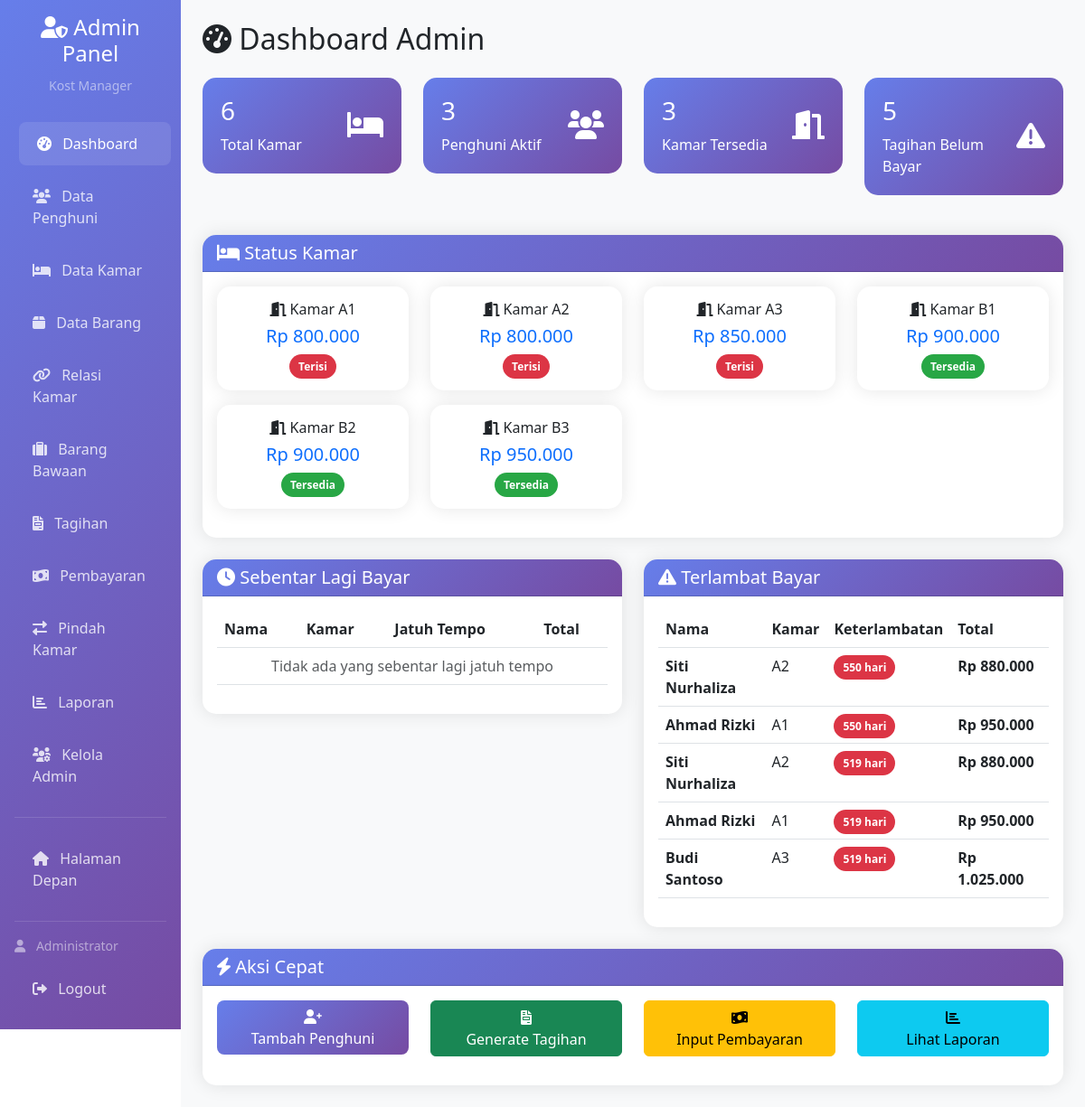
The app's page /admin/index.php (signed in) with its own data.
### tables this page shows
CREATE TABLE IF NOT EXISTS tb_kamar (
    id INT AUTO_INCREMENT PRIMARY KEY,
    nomor VARCHAR(10) NOT NULL UNIQUE,
    harga DECIMAL(10,2) NOT NULL,
    created_at TIMESTAMP DEFAULT CURRENT_TIMESTAMP,
    updated_at TIMESTAMP DEFAULT CURRENT_TIMESTAMP ON UPDATE CURRENT_TIMESTAMP
);

### admin/index.php (the view, shortened to what the rows shown need)
<?php
include '../database/config.php';
?>
<!DOCTYPE html>
<html lang="id">
<head>
    <link href="https://cdn.jsdelivr.net/npm/bootstrap@5.3.0/dist/css/bootstrap.min.css" rel="stylesheet">
    <link href="https://cdnjs.cloudflare.com/ajax/libs/font-awesome/6.0.0/css/all.min.css" rel="stylesheet">
</head>
<body>
    <div class="container-fluid">
        <div class="row">
            <div class="col-md-9 col-lg-10 main-content p-4">
                <div class="row">
                    <div class="col-12">
                        <h2 class="mb-4"><i class="fas fa-tachometer-alt"></i> Dashboard Admin</h2>
                    </div>
                </div>
                <div class="row mb-4">
                    <div class="col-12">
                        <div class="card">
                            <div class="card-body">
                                <div class="row">
                                    <?php
                                    $query_kamar_status = "SELECT k.*,
                                                          CASE WHEN kp.id IS NULL THEN 'Tersedia' ELSE 'Terisi' END as status
                                                          FROM tb_kamar k
                                                          LEFT JOIN tb_kmr_penghuni kp ON k.id = kp.id_kamar AND kp.tgl_keluar IS NULL
                                                          ORDER BY k.nomor";
                                    $result_kamar_status = mysqli_query($conn, $query_kamar_status);
                                    while ($kamar = mysqli_fetch_assoc($result_kamar_status)) {
                                        $status_class = $kamar['status'] == 'Tersedia' ? 'status-tersedia' : 'status-terisi';
                                        $card_class = $kamar['status'] == 'Tersedia' ? 'border-success' : 'border-danger';
                                        ?>
                                        <div class="col-md-3 mb-3">
                                            <div class="card h-100 <?php echo $card_class; ?>">
                                                <div class="card-body text-center">
                                                    <h6 class="card-title">
                                                        <i class="fas fa-door-open"></i> Kamar <?php echo htmlspecialchars($kamar['nomor']); ?>
                                                    </h6>
                                                    <h5 class="text-primary mb-2">Rp <?php echo number_format($kamar['harga'], 0, ',', '.'); ?></h5>
                                                    <span class="status-badge <?php echo $status_class; ?>">
                                                        <?php echo $kamar['status']; ?>
                                                    </span>
                                                </div>
                                            </div>
                                        </div>
                                        <?php
                                    }
                                    ?>
                                </div>
                            </div>
                        </div>
                    </div>
                </div>
                <div class="row">
                    <div class="col-md-6">
                        <div class="card">
                            <div class="card-body">
                                <div class="table-responsive">
                                    <table class="table table-hover">
                                        <thead>
                                            <tr>
                                                <th>Nama</th>
                                                <th>Kamar</th>
                                                <th>Jatuh Tempo</th>
                                                <th>Total</th>
                                            </tr>
                                        </thead>
                                    </table>
                                </div>
                            </div>
                        </div>
                    </div>
                    <div class="col-md-6">
                        <div class="card">
                            <div class="card-body">
                                <div class="table-responsive">
                                    <table class="table table-hover">
                                        <thead>
                                            <tr>
                                                <th>Nama</th>
                                                <th>Kamar</th>
                                                <th>Keterlambatan</th>
                                                <th>Total</th>
                                            </tr>
                                        </thead>
                                    </table>
                                </div>
                            </div>
                        </div>
                    </div>
                </div>
            </div>
        </div>
    </div>
</body>
</html>

### records on screen
tb_kamar: nomor "A1", harga "800.000", status "Terisi"
tb_kamar: nomor "A2", harga "800.000", status "Terisi"
tb_kamar: nomor "A3", harga "850.000", status "Terisi"
tb_kamar: nomor "B1", harga "900.000", status "Tersedia"
tb_kamar: nomor "B2", harga "900.000", status "Tersedia"
tb_kamar: nomor "B3", harga "950.000", status "Tersedia"

### other values on screen
$_SESSION['admin_nama'] "Administrator"
$total_kamar "6"
$total_aktif "3"
$kamar_tersedia "3"
$total_belum_bayar "5"
$row['nama'] "Siti Nurhaliza"
$row['nomor'] "A2"
$row['keterlambatan'] "550"
$row['jml_tagihan'] "880.000"
$row['nama'] "Ahmad Rizki"
$row['nomor'] "A1"
$row['jml_tagihan'] "950.000"
$row['keterlambatan'] "519"
$row['nama'] "Budi Santoso"
$row['nomor'] "A3"
